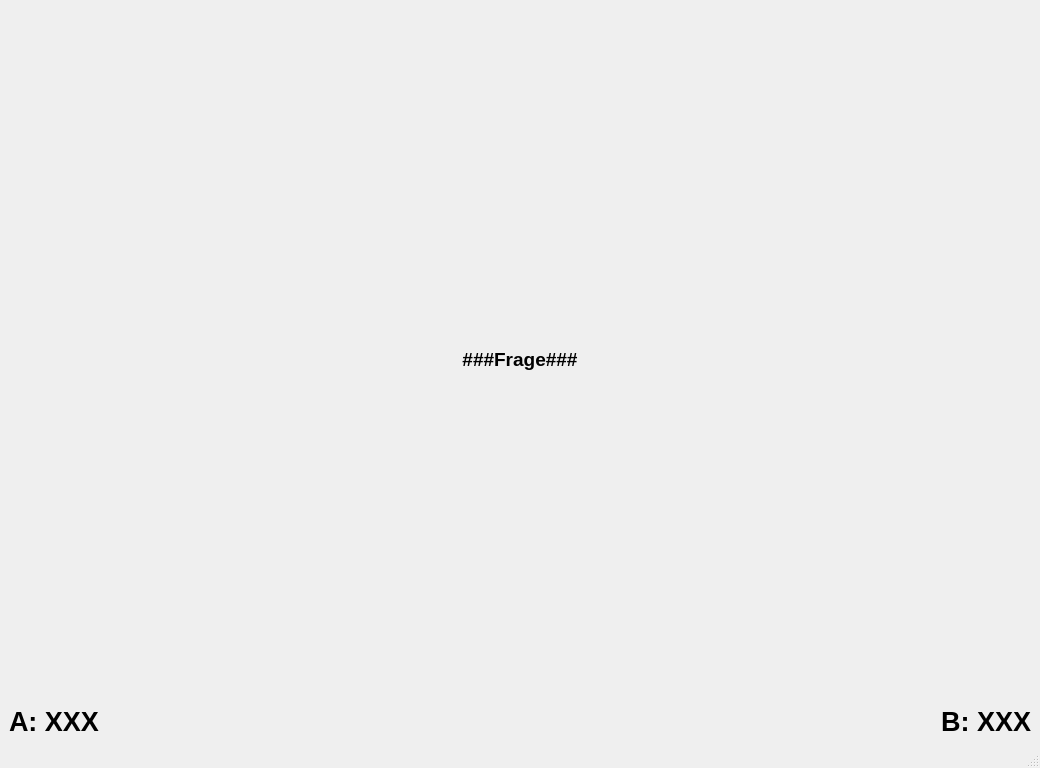
<?xml version="1.0" encoding="UTF-8"?>
<ui version="4.0">
 <class>QuizFenster</class>
 <widget class="QMainWindow" name="QuizFenster">
  <property name="geometry">
   <rect>
    <x>0</x>
    <y>0</y>
    <width>1026</width>
    <height>768</height>
   </rect>
  </property>
  <property name="windowTitle">
   <string>Alle Gegen Schlaubi</string>
  </property>
  <widget class="QWidget" name="centralwidget">
   <layout class="QGridLayout" name="gridLayout">
    <item row="3" column="1" colspan="2">
     <widget class="QuizKnubbel" name="qkAntwortD" native="true">
      <property name="minimumSize">
       <size>
        <width>505</width>
        <height>100</height>
       </size>
      </property>
      <property name="font">
       <font>
        <pointsize>12</pointsize>
       </font>
      </property>
     </widget>
    </item>
    <item row="2" column="2">
     <widget class="QuizKnubbel" name="qkAntwortB" native="true">
      <property name="minimumSize">
       <size>
        <width>505</width>
        <height>100</height>
       </size>
      </property>
      <property name="font">
       <font>
        <pointsize>12</pointsize>
       </font>
      </property>
     </widget>
    </item>
    <item row="4" column="0">
     <widget class="QLabel" name="lblPunkteA">
      <property name="minimumSize">
       <size>
        <width>0</width>
        <height>100</height>
       </size>
      </property>
      <property name="font">
       <font>
        <pointsize>20</pointsize>
        <weight>75</weight>
        <bold>true</bold>
       </font>
      </property>
      <property name="text">
       <string>A: XXX</string>
      </property>
      <property name="alignment">
       <set>Qt::AlignBottom|Qt::AlignLeading|Qt::AlignLeft</set>
      </property>
     </widget>
    </item>
    <item row="3" column="0">
     <widget class="QuizKnubbel" name="qkAntwortC" native="true">
      <property name="minimumSize">
       <size>
        <width>505</width>
        <height>100</height>
       </size>
      </property>
      <property name="font">
       <font>
        <pointsize>12</pointsize>
       </font>
      </property>
     </widget>
    </item>
    <item row="4" column="1">
     <spacer name="horizontalSpacer">
      <property name="orientation">
       <enum>Qt::Horizontal</enum>
      </property>
      <property name="sizeHint" stdset="0">
       <size>
        <width>40</width>
        <height>20</height>
       </size>
      </property>
     </spacer>
    </item>
    <item row="2" column="0" colspan="2">
     <widget class="QuizKnubbel" name="qkAntwortA" native="true">
      <property name="minimumSize">
       <size>
        <width>505</width>
        <height>100</height>
       </size>
      </property>
      <property name="font">
       <font>
        <pointsize>12</pointsize>
       </font>
      </property>
     </widget>
    </item>
    <item row="4" column="2">
     <widget class="QLabel" name="lblPunkteB">
      <property name="minimumSize">
       <size>
        <width>0</width>
        <height>100</height>
       </size>
      </property>
      <property name="font">
       <font>
        <pointsize>20</pointsize>
        <weight>75</weight>
        <bold>true</bold>
       </font>
      </property>
      <property name="text">
       <string>B: XXX</string>
      </property>
      <property name="alignment">
       <set>Qt::AlignBottom|Qt::AlignRight|Qt::AlignTrailing</set>
      </property>
     </widget>
    </item>
    <item row="1" column="0" colspan="3">
     <widget class="QLabel" name="lblFrage">
      <property name="minimumSize">
       <size>
        <width>1010</width>
        <height>120</height>
       </size>
      </property>
      <property name="font">
       <font>
        <pointsize>14</pointsize>
        <weight>75</weight>
        <bold>true</bold>
       </font>
      </property>
      <property name="text">
       <string>###Frage###</string>
      </property>
      <property name="alignment">
       <set>Qt::AlignCenter</set>
      </property>
      <property name="wordWrap">
       <bool>true</bool>
      </property>
     </widget>
    </item>
    <item row="0" column="0">
     <spacer name="verticalSpacer">
      <property name="orientation">
       <enum>Qt::Vertical</enum>
      </property>
      <property name="sizeHint" stdset="0">
       <size>
        <width>20</width>
        <height>40</height>
       </size>
      </property>
     </spacer>
    </item>
   </layout>
  </widget>
  <widget class="QMenuBar" name="menubar">
   <property name="geometry">
    <rect>
     <x>0</x>
     <y>0</y>
     <width>1026</width>
     <height>20</height>
    </rect>
   </property>
  </widget>
  <widget class="QStatusBar" name="statusbar"/>
 </widget>
 <customwidgets>
  <customwidget>
   <class>QuizKnubbel</class>
   <extends>QWidget</extends>
   <header>quizknubbel.h</header>
   <container>1</container>
  </customwidget>
 </customwidgets>
 <includes>
  <include location="local">quizknubbel.h</include>
 </includes>
 <resources/>
 <connections/>
</ui>
